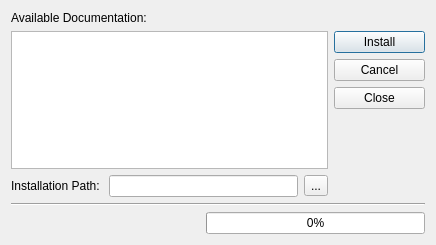
<ui version="4.0" >
 <class>InstallDialog</class>
 <widget class="QDialog" name="InstallDialog" >
  <property name="geometry" >
   <rect>
    <x>0</x>
    <y>0</y>
    <width>436</width>
    <height>245</height>
   </rect>
  </property>
  <property name="windowTitle" >
   <string>Install Documentation</string>
  </property>
  <layout class="QGridLayout" >
   <item row="0" column="0" colspan="4" >
    <widget class="QLabel" name="label" >
     <property name="text" >
      <string>Available Documentation:</string>
     </property>
    </widget>
   </item>
   <item rowspan="4" row="1" column="0" colspan="4" >
    <widget class="QListWidget" name="listWidget" />
   </item>
   <item row="1" column="4" >
    <widget class="QPushButton" name="installButton" >
     <property name="text" >
      <string>Install</string>
     </property>
    </widget>
   </item>
   <item row="2" column="4" >
    <widget class="QPushButton" name="cancelButton" >
     <property name="text" >
      <string>Cancel</string>
     </property>
    </widget>
   </item>
   <item row="3" column="4" >
    <widget class="QPushButton" name="closeButton" >
     <property name="text" >
      <string>Close</string>
     </property>
    </widget>
   </item>
   <item row="4" column="4" >
    <spacer>
     <property name="orientation" >
      <enum>Qt::Vertical</enum>
     </property>
     <property name="sizeHint" >
      <size>
       <width>20</width>
       <height>56</height>
      </size>
     </property>
    </spacer>
   </item>
   <item row="5" column="0" >
    <widget class="QLabel" name="label_4" >
     <property name="text" >
      <string>Installation Path:</string>
     </property>
    </widget>
   </item>
   <item row="5" column="1" colspan="2" >
    <widget class="QLineEdit" name="pathLineEdit" />
   </item>
   <item row="5" column="3" >
    <widget class="QToolButton" name="browseButton" >
     <property name="text" >
      <string>...</string>
     </property>
    </widget>
   </item>
   <item row="6" column="0" colspan="5" >
    <widget class="Line" name="line" >
     <property name="orientation" >
      <enum>Qt::Horizontal</enum>
     </property>
    </widget>
   </item>
   <item row="7" column="0" colspan="2" >
    <widget class="QLabel" name="statusLabel" />
   </item>
   <item row="7" column="2" colspan="3" >
    <widget class="QProgressBar" name="progressBar" >
     <property name="value" >
      <number>0</number>
     </property>
     <property name="orientation" >
      <enum>Qt::Horizontal</enum>
     </property>
    </widget>
   </item>
  </layout>
 </widget>
 <resources/>
 <connections>
  <connection>
   <sender>closeButton</sender>
   <signal>clicked()</signal>
   <receiver>InstallDialog</receiver>
   <slot>accept()</slot>
   <hints>
    <hint type="sourcelabel" >
     <x>330</x>
     <y>107</y>
    </hint>
    <hint type="destinationlabel" >
     <x>332</x>
     <y>158</y>
    </hint>
   </hints>
  </connection>
 </connections>
</ui>
